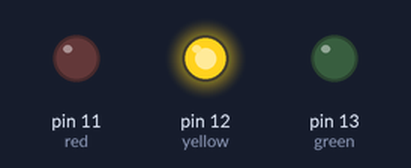
The sketch below on a simulated Arduino Uno, built with avr-gcc and run on an emulated ATmega328P. On the bench: output pins drawn as LEDs (lit = HIGH).

Above: at 1.5 s.
At 5.5 s:
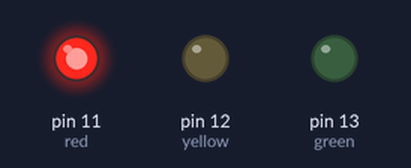
At 9.0 s:
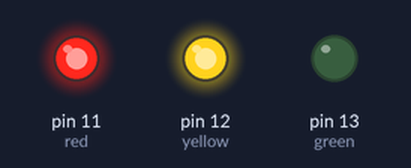
At 11.5 s:
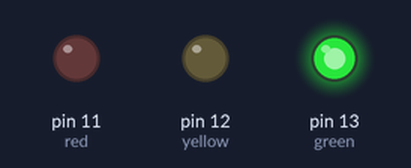
Timing chart, 0 to 16.9 s (numbered marks = the images above):
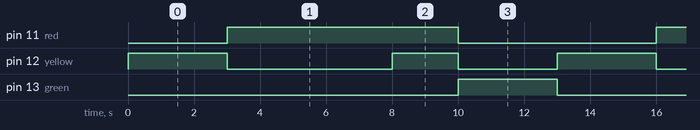

Measured:
- by itself, pin 11 (red): alternates HIGH for 7.0 s and LOW for 6.0 s
- by itself, pin 12 (yellow): repeats every 13.0 s: LOW 5.0 s, HIGH 2.0 s, LOW 3.0 s, HIGH 3.0 s
- by itself, pin 13 (green): alternates HIGH for 3.0 s and LOW for 10.0 s

The sketch:

traffic_lights_3.ino
```cpp
int green = 13;
int yellow = 12;
int red = 11;
int button = 8; // switch is on pin 8

void setup(){
    pinMode(red, OUTPUT);
    pinMode(yellow, OUTPUT);
    pinMode(green, OUTPUT);
    pinMode(button, INPUT);

}


void loop(){
    // green off, yellow on for 3 seconds
    digitalWrite(green, LOW);
    digitalWrite(yellow, HIGH);
    delay(3000);
    // turn off yellow, then turn red on for 5 seconds
    digitalWrite(yellow, LOW);
    digitalWrite(red, HIGH);
    delay(5000);
    // red and yellow on for 2 seconds (red is already on though)
    digitalWrite(yellow, HIGH);
    delay(2000);
    // turn off red and yellow, then turn on green
    digitalWrite(yellow, LOW);
    digitalWrite(red, LOW);
    digitalWrite(green, HIGH);
    delay(3000);
}
```
